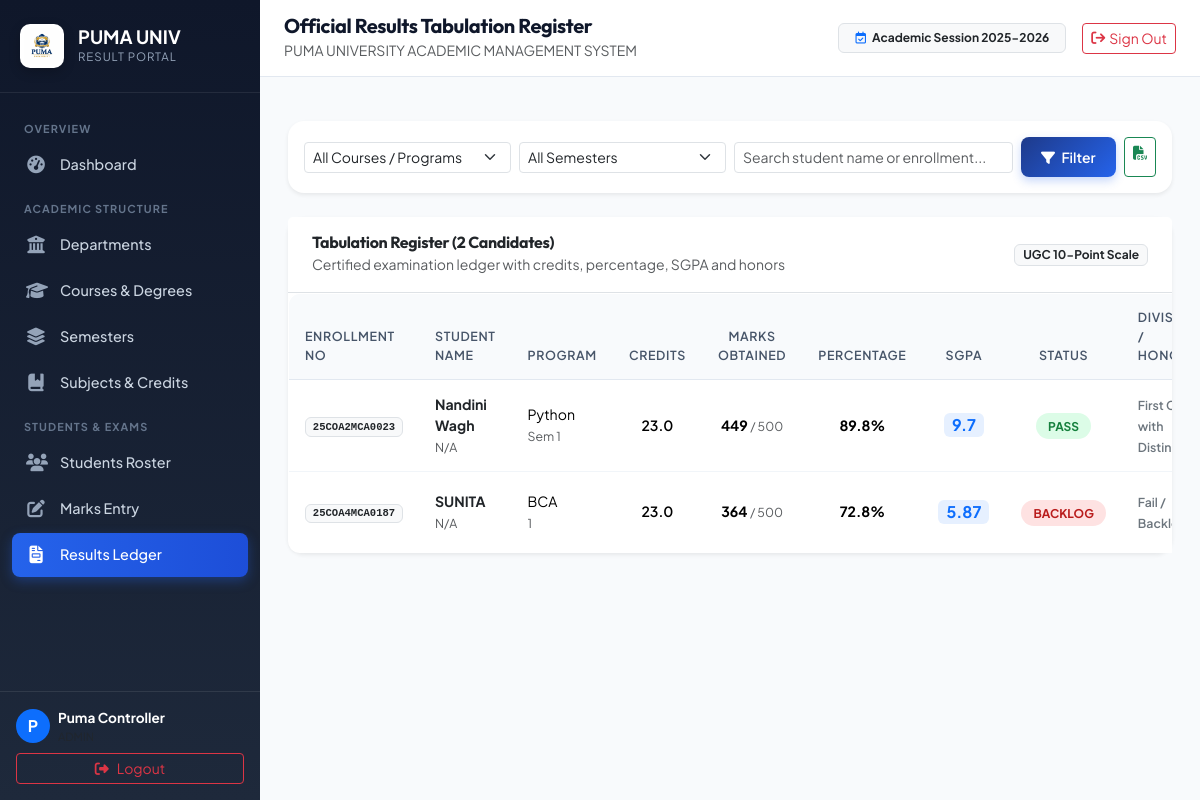
The page /results (signed in) on the database its author committed.
### tables this page shows
CREATE TABLE students (
        id INTEGER PRIMARY KEY AUTOINCREMENT,
        enrollment TEXT NOT NULL,
        name TEXT NOT NULL,
        course_id INTEGER,
        semester_id INTEGER, email TEXT, phone TEXT, password_hash TEXT, admission_year INTEGER DEFAULT 2026, created_at TIMESTAMP,
        FOREIGN KEY (course_id) REFERENCES courses(id),
        FOREIGN KEY (semester_id) REFERENCES semesters(id)
        );

CREATE TABLE courses (
            id INTEGER PRIMARY KEY AUTOINCREMENT,
            name TEXT NOT NULL,
            department_id INTEGER, code TEXT, duration_years INTEGER DEFAULT 3, created_at TIMESTAMP,
            FOREIGN KEY (department_id) REFERENCES departments(id)
        );

### app.py (the view)
@app.route("/results")
@admin_required
def results_ledger():
    course_id = request.args.get("course_id", type=int)
    semester_id = request.args.get("semester_id", type=int)
    search = request.args.get("search", "").strip()
    courses = database.get_courses()
    semesters = database.get_semesters(course_id=course_id) if course_id else database.get_semesters()
    ledger = database.get_all_results_ledger(course_id=course_id, semester_id=semester_id, search=search)
    return render_template(
        "view_result.html",
        ledger=ledger,
        courses=courses,
        semesters=semesters,
        selected_course_id=course_id,
        selected_semester_id=semester_id,
        search_query=search
    )

### app.py (called while the page is built)
def admin_required(f):
    @wraps(f)
    def decorated_function(*args, **kwargs):
        if "user" not in session or session.get("role") != "admin":
            flash("Admin authentication required.", "danger")
            return redirect(url_for("home"))
        return f(*args, **kwargs)
    return decorated_function

### database.py (called while the page is built)
def get_db():
    conn = sqlite3.connect(DATABASE_PATH)
    conn.row_factory = sqlite3.Row
    conn.execute("PRAGMA foreign_keys = ON;")
    conn.execute("PRAGMA journal_mode = WAL;")
    return conn

def get_courses(department_id: int = None):
    conn = get_db()
    cursor = conn.cursor()
    query = """
        SELECT c.id, c.name, c.code, c.duration_years, c.department_id,
               d.name as department_name,
               COUNT(s.id) as semester_count
        FROM courses c
        JOIN departments d ON c.department_id = d.id
        LEFT JOIN semesters s ON s.course_id = c.id
    """
    params = []
    if department_id:
        query += " WHERE c.department_id = ?"
        params.append(department_id)
    query += " GROUP BY c.id ORDER BY c.name ASC"
    cursor.execute(query, params)
    rows = cursor.fetchall()
    conn.close()
    return [dict(r) for r in rows]

def get_semesters(course_id: int = None):
    conn = get_db()
    cursor = conn.cursor()
    query = """
        SELECT s.id, s.name, s.course_id,
               c.name as course_name,
               d.name as department_name,
               COUNT(sub.id) as subject_count
        FROM semesters s
        JOIN courses c ON s.course_id = c.id
        JOIN departments d ON c.department_id = d.id
        LEFT JOIN subjects sub ON sub.semester_id = s.id
    """
    params = []
    if course_id:
        query += " WHERE s.course_id = ?"
        params.append(course_id)
    query += " GROUP BY s.id ORDER BY s.course_id ASC, s.name ASC"
    cursor.execute(query, params)
    rows = cursor.fetchall()
    conn.close()
    return [dict(r) for r in rows]

def get_student(student_id: int):
    conn = get_db()
    cursor = conn.cursor()
    cursor.execute("""
        SELECT stu.*, c.name as course_name, sem.name as semester_name, d.name as department_name
        FROM students stu
        JOIN courses c ON stu.course_id = c.id
        JOIN semesters sem ON stu.semester_id = sem.id
        JOIN departments d ON c.department_id = d.id
        WHERE stu.id = ?
    """, (student_id,))
    row = cursor.fetchone()
    conn.close()
    return dict(row) if row else None

### templates/view_result.html (shortened to what this page needs)
{% extends "base.html" %}
{% block page_heading %}Official Results Tabulation Register{% endblock %}
{% block content %}
<div class="container-fluid p-0">
    <div class="card border-0 shadow-sm rounded-4 mb-4">
        <div class="card-body p-3">
            <form method="GET" action="/results" class="row g-2 align-items-center">
                <div class="col-md-3">
                    <select name="course_id" class="form-select form-select-sm" data-cascade-course="#filterSemSelect">
                        <option value="">All Courses / Programs</option>
                    </select>
                </div>
                <div class="col-md-3">
                    <select name="semester_id" id="filterSemSelect" class="form-select form-select-sm">
                        <option value="">All Semesters</option>
                    </select>
                </div>
                <div class="col-md-4">
                    <input type="text" name="search" class="form-control form-control-sm" placeholder="Search student name or enrollment..." value="{{ search_query or '' }}">
                </div>
                <div class="col-md-2 d-flex gap-2">
                    <button type="submit" class="btn btn-puma-primary btn-sm flex-fill">
                        <i class="fa-solid fa-filter me-1"></i> Filter
                    </button>
                    <a href="/results/export-csv{% if selected_course_id %}?course_id={{ selected_course_id }}{% endif %}" class="btn btn-outline-success btn-sm" title="Export Tabulation Register to CSV">
                        <i class="fa-solid fa-file-csv"></i>
                    </a>
                </div>
            </form>
        </div>
    </div>
    <div class="card border-0 shadow-sm rounded-4">
        <div class="card-header bg-white border-bottom py-3 px-4 d-flex justify-content-between align-items-center">
            <div>
                <h6 class="fw-bold text-dark mb-0">Tabulation Register ({{ ledger|length }} Candidates)</h6>
                <small class="text-muted">Certified examination ledger with credits, percentage, SGPA and honors</small>
            </div>
            <span class="badge bg-light text-dark border">UGC 10-Point Scale</span>
        </div>
        <div class="table-responsive">
            <table class="table table-hover align-middle mb-0 table-modern" id="ledgerTable">
                <thead>
                    <tr>
                        <th>Enrollment No</th>
                        <th>Student Name</th>
                        <th>Program</th>
                        <th class="text-center">Credits</th>
                        <th class="text-center">Marks Obtained</th>
                        <th class="text-center">Percentage</th>
                        <th class="text-center">SGPA</th>
                        <th class="text-center">Status</th>
                        <th>Division / Honors</th>
                    </tr>
                </thead>
                <tbody>
                    {% for item in ledger %}
                    {% set stu = item.student %}
                    {% set res = item.summary %}
                    <tr>
                        <td>
                            <span class="badge bg-light text-dark border font-monospace">{{ stu.enrollment }}</span>
                        </td>
                        <td>
                            <div class="fw-bold text-dark">{{ stu.name }}</div>
                            <small class="text-muted">{{ stu.email or 'N/A' }}</small>
                        </td>
                        <td>
                            <div>{{ stu.course_name }}</div>
                            <small class="text-muted">{{ stu.semester_name }}</small>
                        </td>
                        <td class="text-center fw-semibold">
                            {{ res.total_credits }}
                        </td>
                        <td class="text-center">
                            <span class="fw-bold">{{ res.total_marks_obtained|int }}</span>
                            <small class="text-muted">/ {{ res.total_max_marks|int }}</small>
                        </td>
                        <td class="text-center fw-bold">
                            {{ res.percentage }}%
                        </td>
                        <td class="text-center">
                            <span class="badge bg-primary bg-opacity-10 text-primary fw-bold px-2 py-1 fs-6">
                                {{ res.sgpa }}
                            </span>
                        </td>
                        <td class="text-center">
                            {% if res.overall_status == 'PASS' %}
                                <span class="badge-status-pass">PASS</span>
                            {% else %}
                                <span class="badge-status-fail">BACKLOG</span>
                            {% endif %}
                        </td>
                        <td>
                            <small class="fw-semibold text-secondary">{{ res.division }}</small>
                        </td>
                    </tr>
                    {% endfor %}
                </tbody>
            </table>
        </div>
    </div>
</div>
{% endblock %}

### static/style.css (style rules this page uses)
:root { --primary: #1e3a8a; --primary-light: #3b82f6; --primary-dark: #172554; --accent: #f59e0b; --accent-red: #dc2626; --accent-green: #16a34a; --bg-main: #f8fafc; --card-bg: #ffffff; --text-primary: #0f172a; --text-secondary: #475569; --border-color: #e2e8f0; --sidebar-width: 260px; }
* { box-sizing: border-box; }
body { font-family: 'Plus Jakarta Sans', -apple-system, BlinkMacSystemFont, sans-serif; background-color: var(--bg-main); color: var(--text-primary); min-height: 100vh; overflow-x: hidden; }
h1, h2, h3, h4, h5, h6, .brand-font { font-family: 'Outfit', sans-serif; letter-spacing: -0.02em; }
.table-modern { background: #ffffff; border-radius: 12px; overflow: hidden; border: 1px solid var(--border-color); box-shadow: 0 1px 3px rgba(0,0,0,0.02); }
.table-modern thead th { background: #f8fafc; color: #475569; font-weight: 600; font-size: 0.78rem; text-transform: uppercase; letter-spacing: 0.05em; padding: 0.875rem 1rem; border-bottom: 1px solid var(--border-color); }
.table-modern tbody td { padding: 0.875rem 1rem; vertical-align: middle; font-size: 0.88rem; border-bottom: 1px solid #f1f5f9; }
.table-modern tbody tr:last-child td { border-bottom: none; }
.badge-status-pass { background: #dcfce7; color: #15803d; font-weight: 700; padding: 0.35rem 0.75rem; border-radius: 9999px; font-size: 0.75rem; }
.badge-status-fail { background: #fee2e2; color: #b91c1c; font-weight: 700; padding: 0.35rem 0.75rem; border-radius: 9999px; font-size: 0.75rem; }
.btn-puma-primary { background: linear-gradient(135deg, #1e3a8a 0%, #2563eb 100%); color: white; border: none; font-weight: 600; padding: 0.6rem 1.25rem; border-radius: 8px; transition: all 0.2s; box-shadow: 0 4px 10px rgba(37, 99, 235, 0.25); }

### rows shown on the page
students: enrollment "25COA2MCA0023", name "Nandini Wagh"
courses: email "N/A", course_name "BCA", semester_name "1", total_credits "23.0", total_marks_obtained "364", total_max_marks "500", percentage "72.8", sgpa "5.87", shows "BACKLOG", division "Fail /…"
students: enrollment "25COA4MCA0187", name "SUNITA"

### other values the page prints
{{ (session.get('user_name') or 'U')[0]|upper }} "P"
{{ session.get('user_name') }} "Puma Controller"
{{ ledger|length }} "2"
{{ stu.email or 'N/A' }} "N/A"
{{ stu.course_name }} "Python"
{{ stu.semester_name }} "Sem 1"
{{ res.total_credits }} "23.0"
{{ res.total_marks_obtained|int }} "449"
{{ res.total_max_marks|int }} "500"
{{ res.percentage }} "89.8"
{{ res.sgpa }} "9.7"
